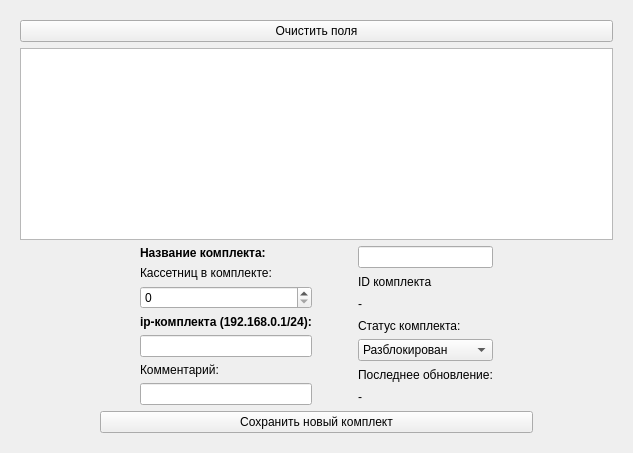
                <widget class="QWidget" name="tab_13">
                 <attribute name="title">
                  <string>Комплекты</string>
                 </attribute>
                 <layout class="QGridLayout" name="gridLayout_29">
                  <item row="0" column="0">
                   <widget class="QFrame" name="frame">
                    <layout class="QVBoxLayout" name="verticalLayout_13">
                     <item>
                      <widget class="QPushButton" name="btnSetCreateNew">
                       <property name="text">
                        <string>Очистить поля</string>
                       </property>
                      </widget>
                     </item>
                     <item>
                      <widget class="QTableView" name="tableView_set">
                       <property name="minimumSize">
                        <size>
                         <width>0</width>
                         <height>150</height>
                        </size>
                       </property>
                       <property name="maximumSize">
                        <size>
                         <width>16777215</width>
                         <height>300</height>
                        </size>
                       </property>
                      </widget>
                     </item>
                     <item>
                      <layout class="QHBoxLayout" name="horizontalLayout_12">
                       <item>
                        <spacer name="horizontalSpacer_26">
                         <property name="orientation">
                          <enum>Qt::Vertical</enum>
                         </property>
                         <property name="sizeHint" stdset="0">
                          <size>
                           <width>40</width>
                           <height>20</height>
                          </size>
                         </property>
                        </spacer>
                       </item>
                       <item>
                        <spacer name="horizontalSpacer_50">
                         <property name="orientation">
                          <enum>Qt::Vertical</enum>
                         </property>
                         <property name="sizeHint" stdset="0">
                          <size>
                           <width>40</width>
                           <height>20</height>
                          </size>
                         </property>
                        </spacer>
                       </item>
                       <item>
                        <layout class="QVBoxLayout" name="areaSetOne">
                         <item>
                          <layout class="QHBoxLayout" name="horizontalLayout_8">
                           <item>
                            <spacer name="horizontalSpacer_18">
                             <property name="orientation">
                              <enum>Qt::Vertical</enum>
                             </property>
                             <property name="sizeHint" stdset="0">
                              <size>
                               <width>40</width>
                               <height>20</height>
                              </size>
                             </property>
                            </spacer>
                           </item>
                           <item>
                            <layout class="QVBoxLayout" name="verticalLayout_3">
                             <item>
                              <widget class="QLabel" name="label_108">
                               <property name="font">
                                <font>
                                 <weight>75</weight>
                                 <bold>true</bold>
                                </font>
                               </property>
                               <property name="text">
                                <string>Название комплекта: </string>
                               </property>
                              </widget>
                             </item>
                             <item>
                              <widget class="QLabel" name="label">
                               <property name="text">
                                <string>Кассетниц в комплекте:</string>
                               </property>
                              </widget>
                             </item>
                             <item>
                              <widget class="QSpinBox" name="inputIntSetQuantity"/>
                             </item>
                             <item>
                              <widget class="QLabel" name="label_11">
                               <property name="font">
                                <font>
                                 <weight>75</weight>
                                 <bold>true</bold>
                                </font>
                               </property>
                               <property name="text">
                                <string>ip-комплекта (192.168.0.1/24):</string>
                               </property>
                               <property name="scaledContents">
                                <bool>false</bool>
                               </property>
                               <property name="wordWrap">
                                <bool>false</bool>
                               </property>
                               <property name="openExternalLinks">
                                <bool>false</bool>
                               </property>
                              </widget>
                             </item>
                             <item>
                              <widget class="QLineEdit" name="inputSetIp"/>
                             </item>
                             <item>
                              <widget class="QLabel" name="label_35">
                               <property name="text">
                                <string>Комментарий:</string>
                               </property>
                              </widget>
                             </item>
                             <item>
                              <widget class="QLineEdit" name="lineSetNote"/>
                             </item>
                             <item>
                              <layout class="QHBoxLayout" name="horizontalLayout_6"/>
                             </item>
                            </layout>
                           </item>
                           <item>
                            <spacer name="horizontalSpacer_49">
                             <property name="orientation">
                              <enum>Qt::Vertical</enum>
                             </property>
                             <property name="sizeHint" stdset="0">
                              <size>
                               <width>40</width>
                               <height>20</height>
                              </size>
                             </property>
                            </spacer>
                           </item>
                           <item>
                            <layout class="QVBoxLayout" name="verticalLayout_4">
                             <item>
                              <widget class="QLineEdit" name="inputSetName"/>
                             </item>
                             <item>
                              <widget class="QLabel" name="label_2">
                               <property name="text">
                                <string>ID комплекта</string>
                               </property>
                              </widget>
                             </item>
                             <item>
                              <widget class="QLabel" name="textSetId">
                               <property name="text">
                                <string>-</string>
                               </property>
                              </widget>
                             </item>
                             <item>
                              <widget class="QLabel" name="label_5">
                               <property name="text">
                                <string>Статус комплекта:</string>
                               </property>
                              </widget>
                             </item>
                             <item>
                              <widget class="QComboBox" name="comboSetStatus">
                               <item>
                                <property name="text">
                                 <string>Разблокирован</string>
                                </property>
                               </item>
                               <item>
                                <property name="text">
                                 <string>Заблокирован</string>
                                </property>
                               </item>
                              </widget>
                             </item>
                             <item>
                              <widget class="QLabel" name="label_48">
                               <property name="text">
                                <string>Последнее обновление:</string>
                               </property>
                              </widget>
                             </item>
                             <item>
                              <layout class="QHBoxLayout" name="horizontalLayout_5">
                               <item>
                                <widget class="QLabel" name="dateSetLastUpdate">
                                 <property name="text">
                                  <string>-</string>
                                 </property>
                                </widget>
                               </item>
                              </layout>
                             </item>
                            </layout>
                           </item>
                           <item>
                            <spacer name="horizontalSpacer_20">
                             <property name="orientation">
                              <enum>Qt::Vertical</enum>
                             </property>
                             <property name="sizeHint" stdset="0">
                              <size>
                               <width>40</width>
                               <height>20</height>
                              </size>
                             </property>
                            </spacer>
                           </item>
                          </layout>
                         </item>
                         <item>
                          <layout class="QGridLayout" name="gridLayout_18">
                           <item row="0" column="0">
                            <widget class="QPushButton" name="btnSetSave">
                             <property name="text">
                              <string>Сохранить новый комплект</string>
                             </property>
                            </widget>
                           </item>
                          </layout>
                         </item>
                        </layout>
                       </item>
                       <item>
                        <spacer name="horizontalSpacer_51">
                         <property name="orientation">
                          <enum>Qt::Vertical</enum>
                         </property>
                         <property name="sizeHint" stdset="0">
                          <size>
                           <width>40</width>
                           <height>20</height>
                          </size>
                         </property>
                        </spacer>
                       </item>
                       <item>
                        <spacer name="horizontalSpacer_27">
                         <property name="orientation">
                          <enum>Qt::Vertical</enum>
                         </property>
                         <property name="sizeHint" stdset="0">
                          <size>
                           <width>40</width>
                           <height>20</height>
                          </size>
                         </property>
                        </spacer>
                       </item>
                      </layout>
                     </item>
                    </layout>
                   </widget>
                  </item>
                 </layout>
                </widget>
